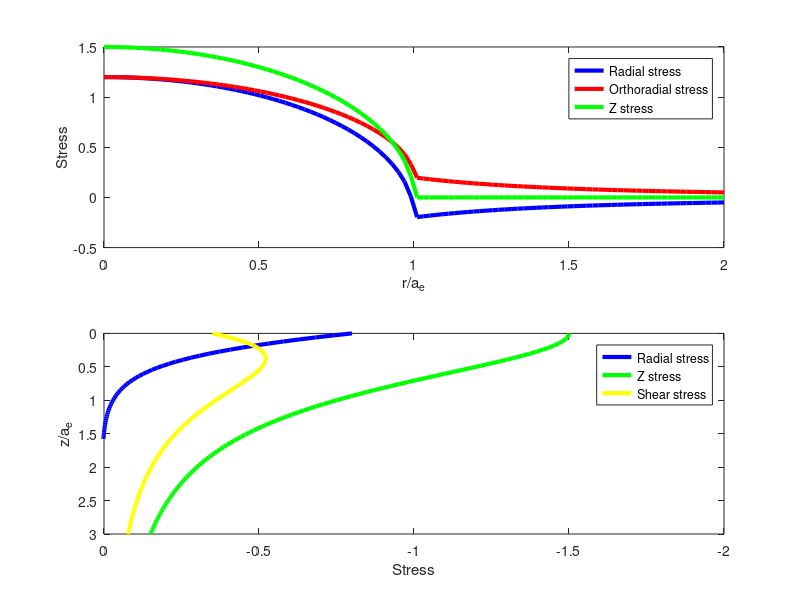

MATLAB code for this plot:
%% Copyright 2014 MERCIER David
function s = Hertz_equations(nu, varargin)
%% Stress distributions at the surface and along the axis of symmetry
% causes by Hertz pressure acting on a circular area radius a.
% From "Contact Mechanics" - K. L. Johnson (1987) (ISBN:9780521347969)
% Equations are p.62 and graphics p.94.

% nu: Poisson's coefficient (0 to 0.5)

% author: david9684@gmail.com

close all;

if nargin == 0
    nu = 0.3; % Poisson's coefficient
end

if nu <= 0 || nu > 0.5
    commandwindow;
    warning('Wrong input for the Poisson''s coefficient...');
else
    s = struct();
    
    %% Stress distributions at the surface in function of the ratio r over a
    % with r the radial coordinates and a (or ae) the radius of elastic contact
    
    s.r_over_a.r_over_a = linspace(1e-5, 2);
    
    s.r_over_a.stress_radial = zeros(length(s.r_over_a.r_over_a),1);
    s.r_over_a.stress_orthoradial = zeros(length(s.r_over_a.r_over_a),1);
    s.r_over_a.stress_z = zeros(length(s.r_over_a.r_over_a),1);
    
    for ii = 1:length(s.r_over_a.r_over_a)
        s.r_over_a.stress_radial(ii) = -1.5 * (((((1-(2*nu))/3) ...
            * (1/s.r_over_a.r_over_a(ii))^2) ...
            * (1-(1-(s.r_over_a.r_over_a(ii))^2)^1.5)) ...
            - ((1-(s.r_over_a.r_over_a(ii))^2)^0.5));
        
        s.r_over_a.stress_orthoradial(ii) = -1.5 * (-((((1-(2*nu))/3) ...
            * (1/s.r_over_a.r_over_a(ii))^2) ...
            * (1-(1-(s.r_over_a.r_over_a(ii))^2)^1.5)) ...
            - (2*nu)*((1-(s.r_over_a.r_over_a(ii))^2)^0.5));
        
        s.r_over_a.stress_z(ii) = -1.5 * ...
            (-((1-(s.r_over_a.r_over_a(ii))^2)^0.5));
    end
    
    %% Stress distributions along the axis of symmetry in function of the ratio z over a
    % with z the vertical coordinates and a (or ae) the radius of elastic contact
    
    s.z_over_a.z_over_a = linspace(1e-4, 3);
    
    s.z_over_a.stress_radial = zeros(length(s.z_over_a.z_over_a),1);
    s.z_over_a.stress_orthoradial = zeros(length(s.z_over_a.z_over_a),1);
    s.z_over_a.stress_z = zeros(length(s.z_over_a.z_over_a),1);
    s.z_over_a.stress_shear = zeros(length(s.z_over_a.z_over_a),1);
    
    for ii = 1:length(s.z_over_a.z_over_a)
        s.z_over_a.stress_radial(ii) = -(1+nu) ...
            * (1-(s.z_over_a.z_over_a(ii)) ...
            * atan(1/s.z_over_a.z_over_a(ii))) ...
            + 0.5*(1+(s.z_over_a.z_over_a(ii))^2)^-1;
        
        s.z_over_a.stress_orthoradial(ii) = s.z_over_a.stress_radial(ii);
        
        s.z_over_a.stress_z(ii) = -1.5*(1+(s.z_over_a.z_over_a(ii))^2)^-1;
        
        s.z_over_a.stress_shear(ii) = 0.5*(s.z_over_a.stress_z(ii) - ...
            s.z_over_a.stress_radial(ii));
    end
    
    %% Plots
    figure(1);
    lineWidth = 3;
    
    % Plot of stress distributions at the surface
    subplot(2,1,1);
    plot(s.r_over_a.r_over_a, s.r_over_a.stress_radial, ...
        'b', 'Linewidth', lineWidth); hold on;
    
    plot(s.r_over_a.r_over_a, s.r_over_a.stress_orthoradial, ...
        'r', 'Linewidth', lineWidth); hold on;
    
    plot(s.r_over_a.r_over_a, s.r_over_a.stress_z, 'g', 'Linewidth', lineWidth);
    
    legend('Radial stress', 'Orthoradial stress', 'Z stress');
    xlabel('r/a_e');
    ylabel('Stress');
    
    % Plot of stress distributions along the axis of symmetry
    subplot(2,1,2);
    plot(s.z_over_a.stress_radial, s.z_over_a.z_over_a, ...
        'b', 'Linewidth', lineWidth); hold on;
    
    plot(s.z_over_a.stress_z, s.z_over_a.z_over_a, ...
        'g', 'Linewidth', lineWidth); hold on;
    
    plot(s.z_over_a.stress_shear, s.z_over_a.z_over_a, ...
        'y', 'Linewidth', lineWidth);
    
    legend('Radial stress', 'Z stress', 'Shear stress');
    xlabel('Stress');
    ylabel('z/a_e');
    
    % Set x-limits to ensure graph starts at first data point
    currentLimits = xlim;
    xlim([currentLimits(1) 0]);
    
    set(gca,'XDir','Reverse');
    set(gca,'YDir','Reverse');
    
end

end